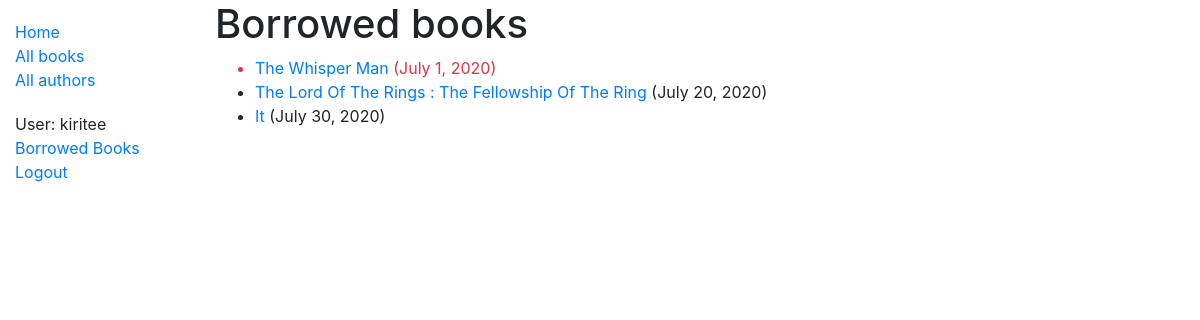
/catalog/mybooks/ (signed in), run on the app's committed database.
### catalog/models.py (models this page shows, shortened)
class BookInstance(models.Model):
    id = models.UUIDField(
        primary_key=True,
        default=uuid.uuid4,
        help_text='Unique ID for this particular book across whole library'
    )
    book = models.ForeignKey(Book, on_delete=models.SET_NULL, null=True)
    due_back = models.DateField(null=True, blank=True)
    LOAN_STATUS = (
        ('a', 'Available'),
        ('m', 'Maintenance'),
        ('r', 'Reserved'),
        ('o', 'On-Loan'),
    )
    status = models.CharField(
        max_length=1,
        choices=LOAN_STATUS,
        blank=True,
        default='m',
        help_text='Book Availability'
    )
    borrower = models.ForeignKey(User, on_delete=models.SET_NULL, null=True, blank= True)
    class Meta:
        ordering = ['id','status','due_back']
        permissions = (('can_mark_returned','Return Book'),)
    @property
    def is_overdue(self):
        if self.due_back and date.today() >self.due_back:
            return True
        return False

class Book(models.Model):
    title = models.CharField(max_length=200, help_text='Title of book')
    author = models.ForeignKey('Author', on_delete=models.SET_NULL, null=True)
    summary = models.TextField(
        max_length=1000, help_text='Enter a brief description of the book')
    imprint = models.CharField(
        max_length=30, help_text='Enter publisher imprint')
    isbn = models.CharField(
        'ISBN', max_length=13, help_text='13 Character <a href="https://www.isbn-international.org/content/what-isbn">ISBN number</a>')
    genre = models.ManyToManyField(
        Genre, help_text='Select a genre for the book')
    language = models.ForeignKey(
        'Language', on_delete=models.SET_NULL, null=True)

### catalog/views.py (the view)
# urls.py: path('mybooks/',views.LoanedBooksByUserListView.as_view(), name = 'my-borrowed'),
class LoanedBooksByUserListView(LoginRequiredMixin, generic.ListView):
    model=BookInstance
    template_name = 'catalog/bookinstance_list_borrowed_user2.html'
    paginate_by = 10
    def get_queryset(self):
        return BookInstance.objects.filter(borrower = self.request.user).filter(status__exact='o').order_by('due_back')

### catalog/templates/catalog/bookinstance_list_borrowed_user2.html
{% extends "base-generic.html" %}
{% block content %}
    <h1>Borrowed books</h1>
    {% if bookinstance_list %}
    <ul>
      {% for bookinst in bookinstance_list %}
      <li class="{% if bookinst.is_overdue %}text-danger{% endif %}">
        <a href="{% url 'book-detail' bookinst.book.pk %}">{{bookinst.book.title}}</a> ({{ bookinst.due_back }})
      </li>
      {% endfor %}
    </ul>
    {% else %}
      <p>There are no books borrowed.</p>
    {% endif %}
{% endblock %}

### catalog/templates/base-generic.html (shortened to what this page needs)
<!DOCTYPE html>
<html lang="en">
<head>
    <link rel="stylesheet" href="https://stackpath.bootstrapcdn.com/bootstrap/4.1.3/css/bootstrap.min.css"
>
    {% load static %}
    <link rel="stylesheet" href="{% static 'css/styles.css' %}">
</head>
<body>
    <div class="container-fluid">
        <div class="row">
            <div class="col-sm-2">
                {% block sidebar %}
                <ul class="sidebar-nav">
                    <li><a href="{% url 'index' %}">Home</a></li>
                    <li><a href="{% url 'books' %}">All books</a></li>
                    <li><a href="{% url 'authors' %}">All authors</a></li>
                {% if user.is_authenticated %}
                </ul>
                <ul class="sidebar-nav">
                        <li>User: {{ user.get_username }}</li>
                        <li><a href = "{% url 'my-borrowed' %}">Borrowed Books</a></li>
                        <li><a href= "{% url 'logout'%}?next={{request.path}}"> Logout</a></li>
                    {% else %}
                        <li><a href= "{% url 'login'%}?next={{request.path}}"> Login</a></li>
                    {% endif %}
                </ul>
                {% endblock %}
            </div>
            <div class="col-sm-10 ">
                {% block content %}{% endblock %}
            </div>
        </div>
    </div>
</body>
</html>

### catalog/static/css/styles.css (style rules this page uses)
.sidebar-nav { margin-top: 20px; padding: 0; list-style: none; }

### data on the page
BookInstance: book "The Whisper Man", due_back "July 1, 2020"
BookInstance: book "The Lord Of The Rings : The Fellowship Of The Ring", due_back "July 20, 2020"
BookInstance: book "It", due_back "July 30, 2020"

### other printed values
{{ user.get_username }} "kiritee"
